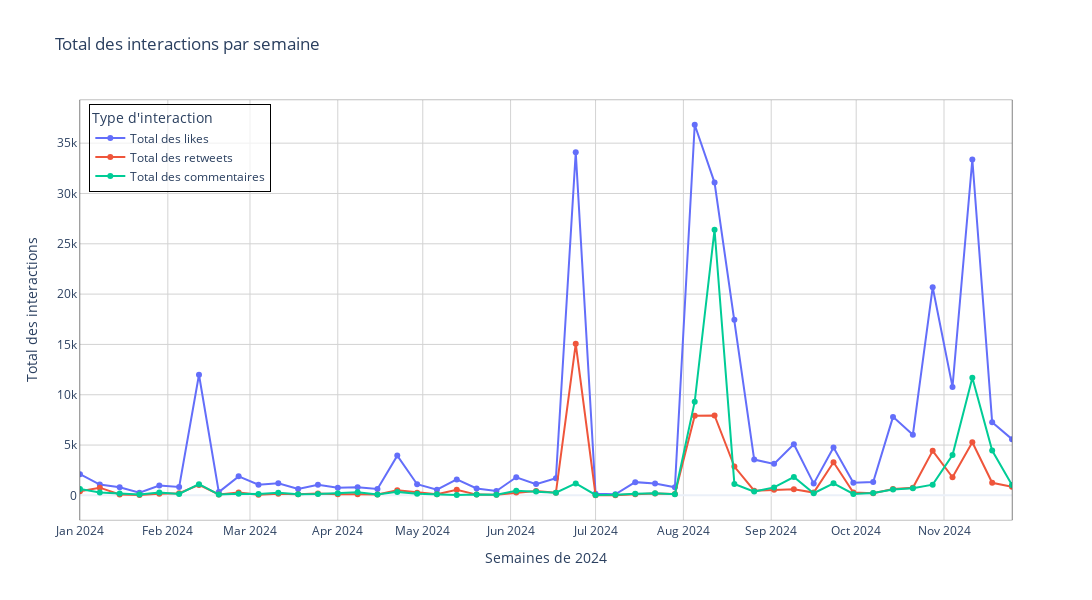

Notebook cell for this chart:
### Markdown cell above
### 2.1. Total des interactions

### Code cell
# On groupe les interactions par semaine en faisant le total
weekly_stats = df.groupby('YearWeek').agg(
    TotalLikes=('Likes', 'sum'),
    TotalRepost=('Repost', 'sum'),
    TotalComments=('Comments', 'sum'),
    NombreTweets=('YearWeek', 'size')
).reset_index()

# on convertit YearWeek en dates réelles 
weekly_stats['Date'] = pd.to_datetime(weekly_stats['YearWeek'] + '-1', format='%Y-%U-%w')

# Mettre les données au format "long", nécessaire pour plotly
long_format = weekly_stats.melt(
    id_vars=['Date'], 
    value_vars=['TotalLikes', 'TotalRepost', 'TotalComments'], 
    var_name='Interaction', 
    value_name='Valeur'
)

# Remplacer les noms des interactions pour qu'ils apparaissent dans la légende
long_format['Interaction'] = long_format['Interaction'].replace({
    'TotalLikes': 'Total des likes',
    'TotalRepost': 'Total des retweets',
    'TotalComments': 'Total des commentaires'
})

# Création du graphique avec Plotly
fig = px.line(
    long_format, 
    x='Date', 
    y='Valeur', 
    color='Interaction', 
    markers=True,
    title='Total des interactions par semaine',
    labels={'Valeur': 'Total des interactions', 'Date': 'Date', 'Interaction': 'Type d\'interaction'}
)

# Personnalisation des axes et de la mise en page et affichage des mois
fig.update_xaxes(
    title="Semaines de 2024",
    showline=True,
    linecolor="gray",
    linewidth=0.5,
    mirror=True,
    showgrid=True,
    gridcolor="lightgray",
    tickmode="linear",
    dtick="M1",  # Espacement d'un mois
    tickformat="%b %Y",  # Format mois-année
    range=[weekly_stats['Date'].min(), weekly_stats['Date'].max()]  # plage des dates
)

fig.update_yaxes(
    showline=True,
    linewidth=0.5,
    linecolor="black",
    mirror=True,
    showgrid=True,
    gridcolor='lightgray'
)

fig.update_layout(
    width=1200,
    height=600,
    template='plotly_white',
    hovermode="x unified",
    legend=dict(
        title="Type d'interaction",
        x=0.01, y=0.99,
        bgcolor='rgba(255,255,255,0.7)',
        bordercolor='black',
        borderwidth=1
    )
)

# Afficher le graphique
fig.show()

### Figure 1 — Plotly figure (JSON) as saved in the notebook; plotly's stock layout.template omitted (floating-point values rounded to 4 significant figures)
{"data": [{"hovertemplate": "Type d'interaction=Total des likes<br>Date=%{x}<br>Total des interactions=%{y}<extra></extra>", "legendgroup": "Total des likes", "line": {"color": "#636efa", "dash": "solid"}, "marker": {"symbol": "circle"}, "mode": "lines+markers", "name": "Total des likes", "orientation": "v", "showlegend": true, "type": "scatter", "x": ["2024-01-01T00:00:00", "2024-01-08T00:00:00", "2024-01-15T00:00:00", "2024-01-22T00:00:00", "2024-01-29T00:00:00", "2024-02-05T00:00:00", "2024-02-12T00:00:00", "2024-02-19T00:00:00", "2024-02-26T00:00:00", "2024-03-04T00:00:00", "2024-03-11T00:00:00", "2024-03-18T00:00:00", "2024-03-25T00:00:00", "2024-04-01T00:00:00", "2024-04-08T00:00:00", "2024-04-15T00:00:00", "2024-04-22T00:00:00", "2024-04-29T00:00:00", "2024-05-06T00:00:00", "2024-05-13T00:00:00", "2024-05-20T00:00:00", "2024-05-27T00:00:00", "2024-06-03T00:00:00", "2024-06-10T00:00:00", "2024-06-17T00:00:00", "2024-06-24T00:00:00", "2024-07-01T00:00:00", "2024-07-08T00:00:00", "2024-07-15T00:00:00", "2024-07-22T00:00:00", "2024-07-29T00:00:00", "2024-08-05T00:00:00", "2024-08-12T00:00:00", "2024-08-19T00:00:00", "2024-08-26T00:00:00", "2024-09-02T00:00:00", "2024-09-09T00:00:00", "2024-09-16T00:00:00", "2024-09-23T00:00:00", "2024-09-30T00:00:00", "2024-10-07T00:00:00", "2024-10-14T00:00:00", "2024-10-21T00:00:00", "2024-10-28T00:00:00", "2024-11-04T00:00:00", "2024-11-11T00:00:00", "2024-11-18T00:00:00", "2024-11-25T00:00:00"], "xaxis": "x", "y": [2105, 1074, 813, 261, 975, 839, 11983, 323, 1890, 1059, 1211, 629, 1065, 753, 812, 629, 3950, 1107, 570, 1582, 690, 438, 1796, 1118, 1697, 34098, 154, 104, 1315, 1175, 802, 36830, 31080, 17442, 3559, 3130, 5075, 1169, 4758, 1265, 1336, 7800, 6022, 20679, 10779, 33375, 7270, 5587], "yaxis": "y"}, {"hovertemplate": "Type d'interaction=Total des retweets<br>Date=%{x}<br>Total des interactions=%{y}<extra></extra>", "legendgroup": "Total des retweets", "line": {"color": "#EF553B", "dash": "solid"}, "marker": {"symbol": "circle"}, "mode": "lines+markers", "name": "Total des retweets", "orientation": "v", "showlegend": true, "type": "scatter", "x": ["2024-01-01T00:00:00", "2024-01-08T00:00:00", "2024-01-15T00:00:00", "2024-01-22T00:00:00", "2024-01-29T00:00:00", "2024-02-05T00:00:00", "2024-02-12T00:00:00", "2024-02-19T00:00:00", "2024-02-26T00:00:00", "2024-03-04T00:00:00", "2024-03-11T00:00:00", "2024-03-18T00:00:00", "2024-03-25T00:00:00", "2024-04-01T00:00:00", "2024-04-08T00:00:00", "2024-04-15T00:00:00", "2024-04-22T00:00:00", "2024-04-29T00:00:00", "2024-05-06T00:00:00", "2024-05-13T00:00:00", "2024-05-20T00:00:00", "2024-05-27T00:00:00", "2024-06-03T00:00:00", "2024-06-10T00:00:00", "2024-06-17T00:00:00", "2024-06-24T00:00:00", "2024-07-01T00:00:00", "2024-07-08T00:00:00", "2024-07-15T00:00:00", "2024-07-22T00:00:00", "2024-07-29T00:00:00", "2024-08-05T00:00:00", "2024-08-12T00:00:00", "2024-08-19T00:00:00", "2024-08-26T00:00:00", "2024-09-02T00:00:00", "2024-09-09T00:00:00", "2024-09-16T00:00:00", "2024-09-23T00:00:00", "2024-09-30T00:00:00", "2024-10-07T00:00:00", "2024-10-14T00:00:00", "2024-10-21T00:00:00", "2024-10-28T00:00:00", "2024-11-04T00:00:00", "2024-11-11T00:00:00", "2024-11-18T00:00:00", "2024-11-25T00:00:00"], "xaxis": "x", "y": [399, 765, 82, 39, 169, 208, 1040, 94, 296, 72, 150, 109, 197, 101, 100, 80, 503, 271, 114, 565, 75, 54, 275, 428, 271, 15066, 18, 12, 109, 178, 130, 7902, 7944, 2865, 468, 549, 610, 278, 3284, 277, 207, 634, 749, 4422, 1801, 5279, 1250, 854], "yaxis": "y"}, {"hovertemplate": "Type d'interaction=Total des commentaires<br>Date=%{x}<br>Total des interactions=%{y}<extra></extra>", "legendgroup": "Total des commentaires", "line": {"color": "#00cc96", "dash": "solid"}, "marker": {"symbol": "circle"}, "mode": "lines+markers", "name": "Total des commentaires", "orientation": "v", "showlegend": true, "type": "scatter", "x": ["2024-01-01T00:00:00", "2024-01-08T00:00:00", "2024-01-15T00:00:00", "2024-01-22T00:00:00", "2024-01-29T00:00:00", "2024-02-05T00:00:00", "2024-02-12T00:00:00", "2024-02-19T00:00:00", "2024-02-26T00:00:00", "2024-03-04T00:00:00", "2024-03-11T00:00:00", "2024-03-18T00:00:00", "2024-03-25T00:00:00", "2024-04-01T00:00:00", "2024-04-08T00:00:00", "2024-04-15T00:00:00", "2024-04-22T00:00:00", "2024-04-29T00:00:00", "2024-05-06T00:00:00", "2024-05-13T00:00:00", "2024-05-20T00:00:00", "2024-05-27T00:00:00", "2024-06-03T00:00:00", "2024-06-10T00:00:00", "2024-06-17T00:00:00", "2024-06-24T00:00:00", "2024-07-01T00:00:00", "2024-07-08T00:00:00", "2024-07-15T00:00:00", "2024-07-22T00:00:00", "2024-07-29T00:00:00", "2024-08-05T00:00:00", "2024-08-12T00:00:00", "2024-08-19T00:00:00", "2024-08-26T00:00:00", "2024-09-02T00:00:00", "2024-09-09T00:00:00", "2024-09-16T00:00:00", "2024-09-23T00:00:00", "2024-09-30T00:00:00", "2024-10-07T00:00:00", "2024-10-14T00:00:00", "2024-10-21T00:00:00", "2024-10-28T00:00:00", "2024-11-04T00:00:00", "2024-11-11T00:00:00", "2024-11-18T00:00:00", "2024-11-25T00:00:00"], "xaxis": "x", "y": [628, 296, 188, 95, 286, 142, 1111, 80, 156, 131, 268, 108, 130, 213, 318, 85, 347, 165, 103, 45, 87, 59, 449, 384, 267, 1187, 41, 59, 173, 203, 115, 9310, 26399, 1136, 375, 793, 1826, 216, 1203, 136, 229, 575, 710, 1065, 4006, 11695, 4448, 1028], "yaxis": "y"}], "layout": {"height": 600, "hovermode": "x unified", "legend": {"bgcolor": "rgba(255,255,255,0.7)", "bordercolor": "black", "borderwidth": 1, "title": {"text": "Type d'interaction"}, "tracegroupgap": 0, "x": 0.01, "y": 0.99}, "title": {"text": "Total des interactions par semaine"}, "width": 1200, "xaxis": {"anchor": "y", "domain": [0, 1], "dtick": "M1", "gridcolor": "lightgray", "linecolor": "gray", "linewidth": 0.5, "mirror": true, "range": ["2024-01-01T00:00:00", "2024-11-25T00:00:00"], "showgrid": true, "showline": true, "tickformat": "%b %Y", "tickmode": "linear", "title": {"text": "Semaines de 2024"}}, "yaxis": {"anchor": "x", "domain": [0, 1], "gridcolor": "lightgray", "linecolor": "black", "linewidth": 0.5, "mirror": true, "showgrid": true, "showline": true, "title": {"text": "Total des interactions"}}}}
